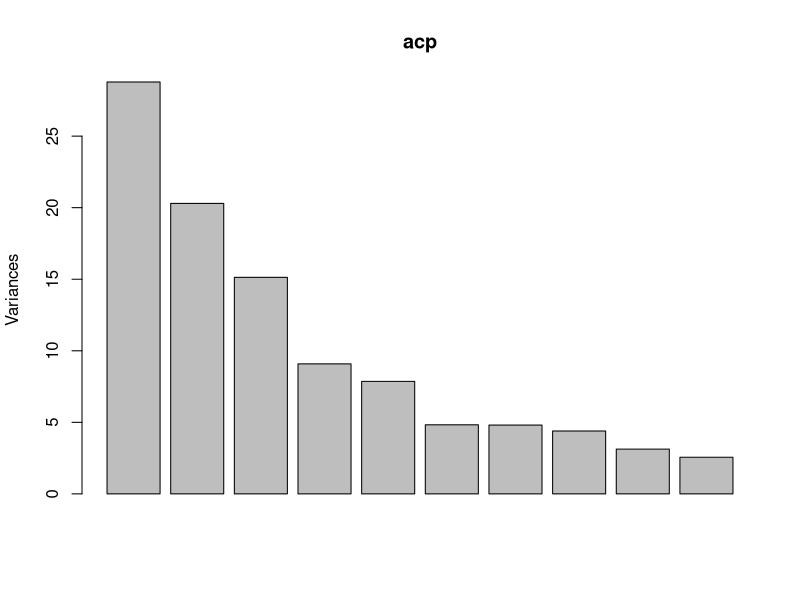
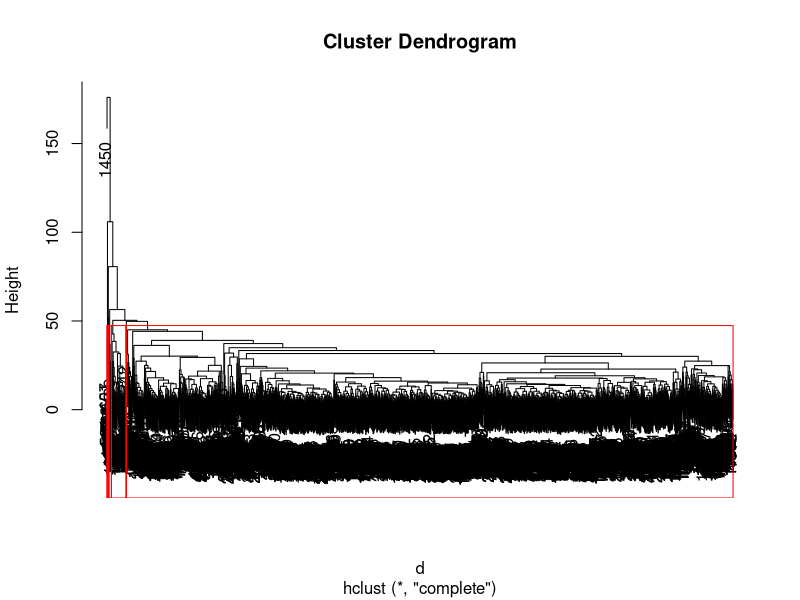
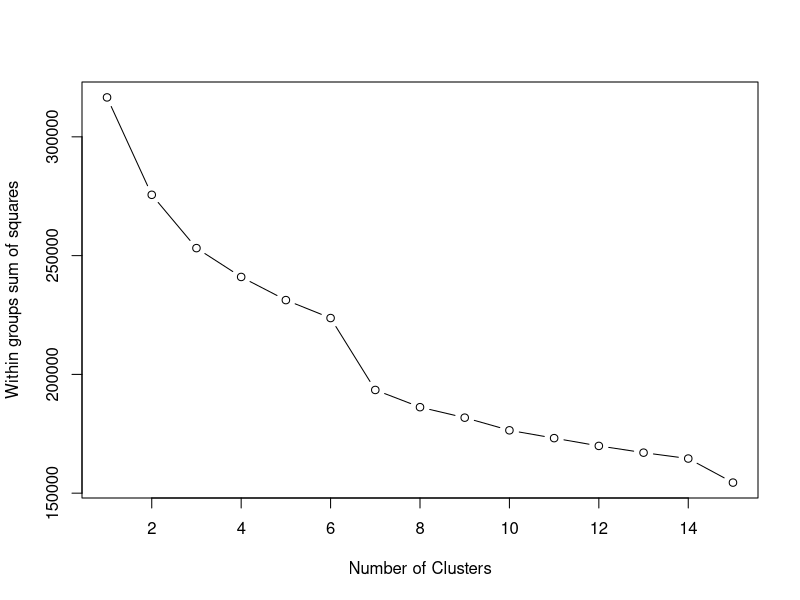
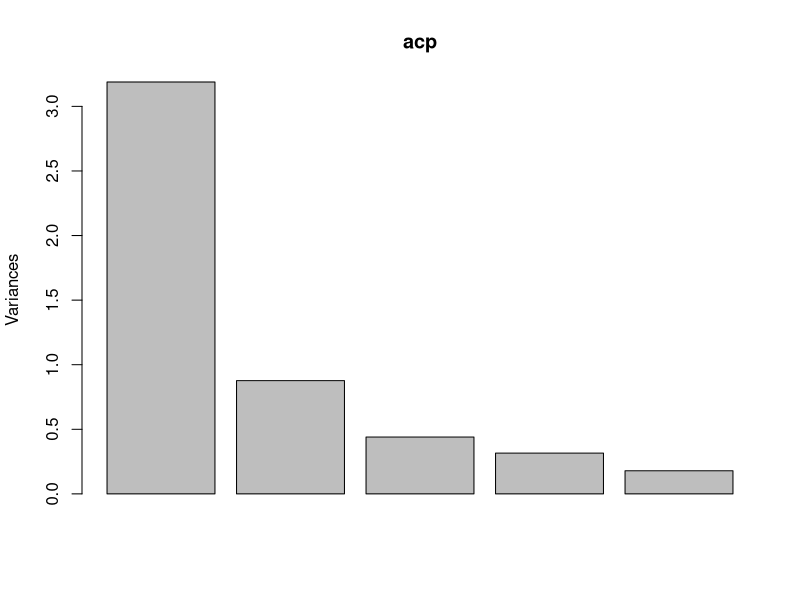
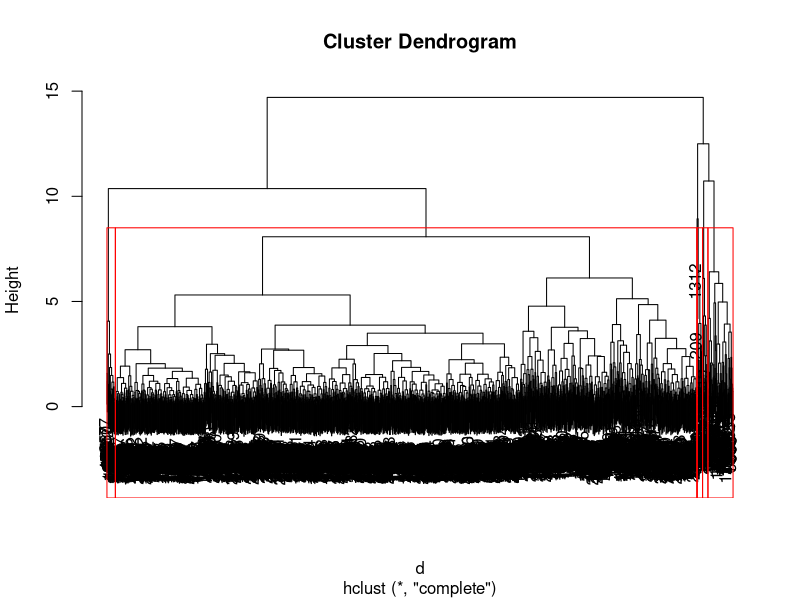
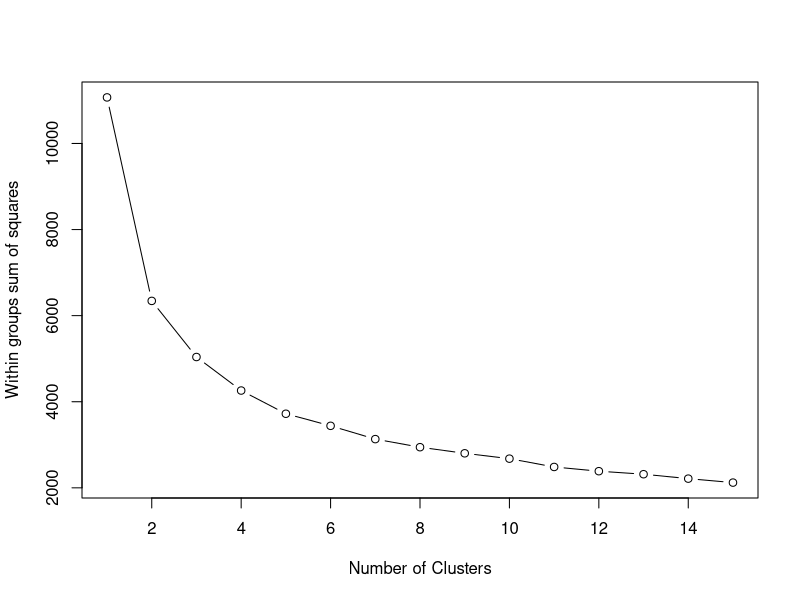
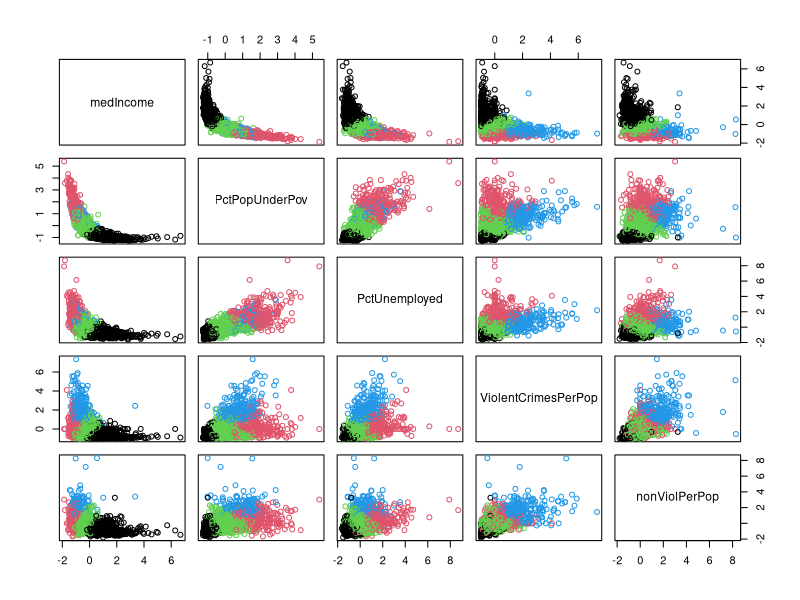

Write the R code that produced these figures, in order.
data <- read.csv(file = 'CommViolPredUnnormalizedData.csv', stringsAsFactors=FALSE)

data$Community.name <- NULL
data$state <- NULL

for(c in colnames(data)){
  col <- data[[c]]
  
  for(i in 1:length(col)) {
    col[i] <- as.numeric(as.character(col[i]))
  }
  
  col_d <- as.double(as.character(col))
  col_withot_na <- na.omit(col_d)
  m <- mean(col_withot_na)
  
  for(i in 1:length(col)) {
    if(is.na(col[i])){
      col[i] <- m
    }
  }
  
  col <- as.double(as.character(col))
  
  data[[c]] <- col
}

# para todas las variables

# componentes principales
tp <- cor(data)
symnum(tp)

acp <- prcomp(data, scale=TRUE)
summary(acp)
plot(acp)

acp$rotation


#estandarizando los datos
data.std <- scale(data)

#clúster jerárquico completo
d <- dist(data.std, method = 'euclidean') #matriz de distancias con la distancia euclidiana
fit <- hclust(d, method = 'complete') #ajuste completo
plot(fit)
d2 <- as.dendrogram(fit)

#dibuja rectangulos rojos alrededor de los 8 cluster
rect.hclust(fit, k=8, border="red")

set.seed(0)

# cantidad de clusters a seleccionar
mydata <- data.std
wss <- (nrow(mydata)-1)*sum(apply(mydata,2,var))
for (i in 2:15) wss[i] <- sum(kmeans(mydata,
                                     centers=i)$withinss)
plot(1:15, wss, type="b", xlab="Number of Clusters",
     ylab="Within groups sum of squares")

# k means
data.std <- data.frame(data.std)

fit.k1 <- kmeans(data.std, 8)
fit.k1


# para los datos con las variables seleccionadass
dataFiltered <- data[,c("medIncome","PctPopUnderPov","PctUnemployed","ViolentCrimesPerPop","nonViolPerPop")]

# componentes principales
tp <- cor(dataFiltered)
symnum(tp)

acp <- prcomp(dataFiltered, scale=TRUE)
summary(acp)
plot(acp)

acp$rotation

#estandarizando los datos
dataFiltered.std <- scale(dataFiltered)

#clúster jerárquico completo
d <- dist(dataFiltered.std, method = 'euclidean') #matriz de distancias con la distancia euclidiana
fit <- hclust(d, method = 'complete') #ajuste completo
plot(fit)
d2 <- as.dendrogram(fit)

#dibuja rectangulos rojos alrededor de los 6 cluster
rect.hclust(fit, k=6, border="red")

set.seed(0)

# cantidad de clusters a seleccionar
mydata <- dataFiltered.std
wss <- (nrow(mydata)-1)*sum(apply(mydata,2,var))
for (i in 2:15) wss[i] <- sum(kmeans(mydata,
                                     centers=i)$withinss)
plot(1:15, wss, type="b", xlab="Number of Clusters",
     ylab="Within groups sum of squares")

# k means
dataFiltered.std <- data.frame(dataFiltered.std)

fit.k1 <- kmeans(dataFiltered.std, 4)
fit.k1

plot(dataFiltered.std, col=fit.k1$cluster)
points(fit.k1$centers, col=1:12, pch=6, lwd=2)
